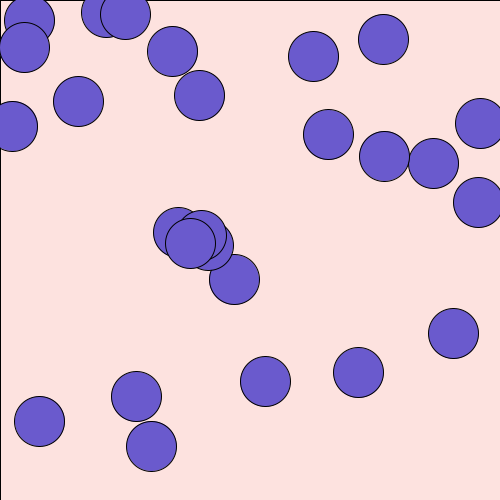
Frame 1 (no input)
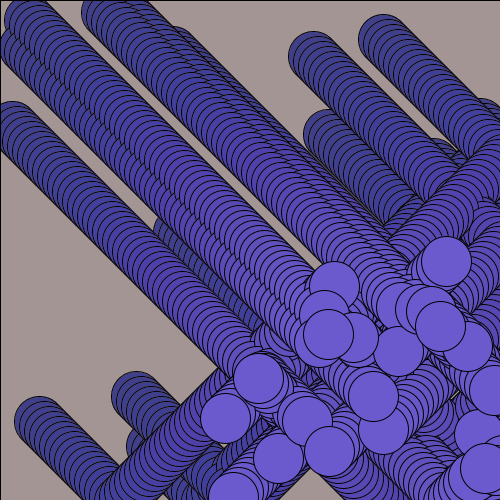
Frame 60 (the mouse pressed at the canvas centre just before this capture)
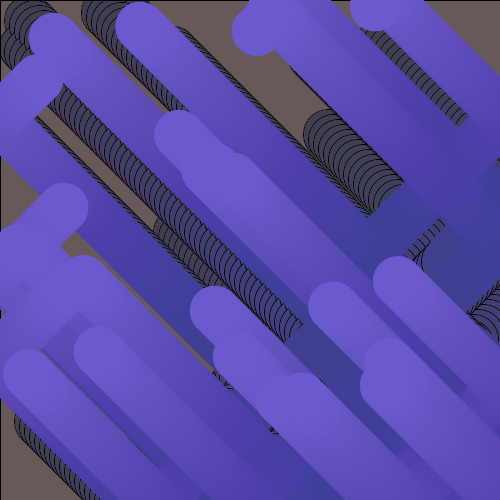
Frame 120 (the mouse held since frame 60 and released just before this capture)

The Processing sketch that drew these frames (run headless with seeded random() and noise(); from frame 60 on, the mouse is pressed at the canvas centre):

// Processing sketch: processing_42274
// ── processing_42274.pde



ball myBallObject, myBallObject2, myBallObject3, myBallObject4, myBallObject5, myBallObject6, myBallObject7, myBallObject8, myBallObject9, myBallObject10, 
myBallObject11, myBallObject12, myBallObject13, myBallObject14, myBallObject15, myBallObject16, myBallObject17, 
myBallObject18, myBallObject19, myBallObject20, myBallObject21, myBallObject22, myBallObject23, myBallObject24, myBallObject25, myBallObject26;

void setup() {
  size(500,500);
  myBallObject = new ball();
  myBallObject2 = new ball();
  myBallObject3 = new ball();
  myBallObject4 = new ball();
  myBallObject5 = new ball();
  myBallObject6 = new ball();
  myBallObject7 = new ball();
  myBallObject8 = new ball();
  myBallObject9 = new ball();
  myBallObject10 = new ball();
  myBallObject11 = new ball();
  myBallObject12 = new ball();
  myBallObject13 = new ball();
  myBallObject14 = new ball();
  myBallObject15 = new ball();
  myBallObject16 = new ball();
  myBallObject17 = new ball();
  myBallObject18 = new ball();
  myBallObject19 = new ball();
  myBallObject20 = new ball();
  myBallObject21 = new ball();
  myBallObject22 = new ball();
  myBallObject23 = new ball();
  myBallObject24 = new ball();
  myBallObject25 = new ball();
  myBallObject26 = new ball();
  background(255,228,225);
  smooth();
}
void mousePressed() {
    noStroke();
}

void keyPressed() {
  background(0,255,255);
  stroke(0);
}


void draw() {
  fadeBackground();
  myBallObject.moveBall();
  myBallObject.checkWall();
  myBallObject2.moveBall();
  myBallObject2.checkWall();
  myBallObject3.moveBall();
  myBallObject3.checkWall();
  myBallObject4.moveBall();
  myBallObject4.checkWall();
  myBallObject5.moveBall();
  myBallObject5.checkWall();
  myBallObject6.moveBall();
  myBallObject6.checkWall();
  myBallObject7.moveBall();
  myBallObject7.checkWall();
  myBallObject8.moveBall();
  myBallObject8.checkWall();
  myBallObject9.moveBall();
  myBallObject9.checkWall();
  myBallObject10.moveBall();
  myBallObject10.checkWall();
  myBallObject11.moveBall();
  myBallObject11.checkWall();
  myBallObject12.moveBall();
  myBallObject12.checkWall();
  myBallObject13.moveBall();
  myBallObject13.checkWall();
  myBallObject14.moveBall();
  myBallObject14.checkWall();
  myBallObject15.moveBall();
  myBallObject15.checkWall();
  myBallObject16.moveBall();
  myBallObject16.checkWall();
  myBallObject17.moveBall();
  myBallObject17.checkWall();
  myBallObject18.moveBall();
  myBallObject18.checkWall();
  myBallObject19.moveBall();
  myBallObject19.checkWall();
  myBallObject20.moveBall();
  myBallObject20.checkWall();
  myBallObject21.moveBall();
  myBallObject21.checkWall();
  myBallObject22.moveBall();
  myBallObject22.checkWall();
  myBallObject23.moveBall();
  myBallObject23.checkWall();
  myBallObject24.moveBall();
  myBallObject24.checkWall();
  myBallObject25.moveBall();
  myBallObject25.checkWall();
  myBallObject26.moveBall();
  myBallObject26.checkWall();
}


class ball {
  float ballX, ballY, speedX, speedY;

  ball() {
    ballX = random(0, width);
    ballY = random(0, height);
    speedX = random(5, 5);
    speedY = random(5, 5);
  }

  void moveBall() {
    ballX+=speedX;
    ballY+=speedY;
    fill(106,90,205);
    ellipse(ballX, ballY, 50, 50);
  }

  void checkWall() {
    if (ballX>width || ballX < 0) speedX*=-1;
    if (ballY>height || ballY < 0) speedY*=-1;
  }
}

void fadeBackground() {
  fill(0,2);
  rect(0, 0, width, height);
}
